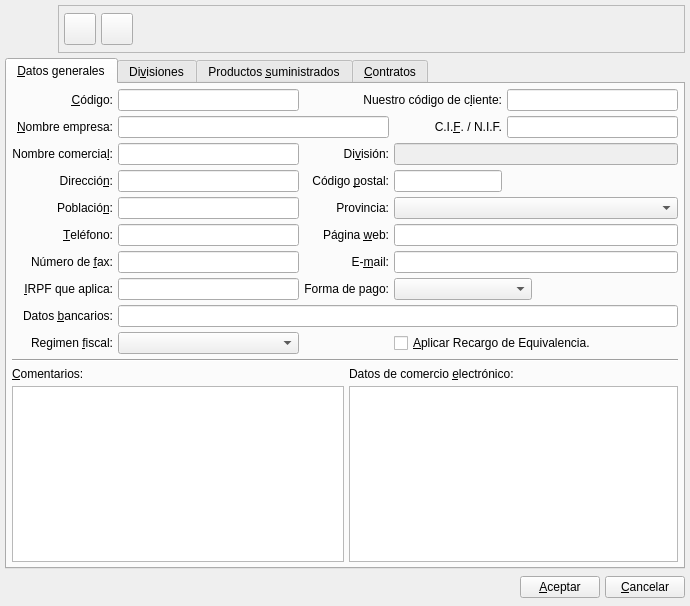
<ui version="4.0" >
 <author>Tomeu Borrar Riera</author>
 <class>ProveedorBase</class>
 <widget class="QWidget" name="ProveedorBase" >
  <property name="geometry" >
   <rect>
    <x>0</x>
    <y>0</y>
    <width>690</width>
    <height>606</height>
   </rect>
  </property>
  <property name="windowTitle" >
   <string>Proveedor</string>
  </property>
  <property name="windowIcon" >
   <iconset resource="../../../bulmages.qrc" >
    <normaloff>:/Images/supplier.svg</normaloff>:/Images/supplier.svg</iconset>
  </property>
  <layout class="QGridLayout" >
   <property name="margin" >
    <number>5</number>
   </property>
   <property name="spacing" >
    <number>5</number>
   </property>
   <item row="2" column="0" >
    <layout class="QHBoxLayout" >
     <property name="spacing" >
      <number>5</number>
     </property>
     <property name="margin" >
      <number>0</number>
     </property>
     <item>
      <spacer>
       <property name="orientation" >
        <enum>Qt::Horizontal</enum>
       </property>
       <property name="sizeHint" stdset="0" >
        <size>
         <width>481</width>
         <height>27</height>
        </size>
       </property>
      </spacer>
     </item>
     <item>
      <widget class="QPushButton" name="mui_aceptar" >
       <property name="text" >
        <string>&amp;Aceptar</string>
       </property>
      </widget>
     </item>
     <item>
      <widget class="QPushButton" name="mui_cancelar" >
       <property name="text" >
        <string>&amp;Cancelar</string>
       </property>
      </widget>
     </item>
    </layout>
   </item>
   <item row="1" column="0" >
    <widget class="QTabWidget" name="mui_tab" >
     <property name="currentIndex" >
      <number>0</number>
     </property>
     <widget class="QWidget" name="tab1" >
      <property name="geometry" >
       <rect>
        <x>0</x>
        <y>0</y>
        <width>676</width>
        <height>470</height>
       </rect>
      </property>
      <attribute name="title" >
       <string>&amp;Datos generales</string>
      </attribute>
      <layout class="QGridLayout" >
       <property name="margin" >
        <number>5</number>
       </property>
       <property name="spacing" >
        <number>5</number>
       </property>
       <item row="0" column="0" >
        <widget class="QLabel" name="textLabel2_10" >
         <property name="text" >
          <string>&amp;Código:</string>
         </property>
         <property name="alignment" >
          <set>Qt::AlignRight|Qt::AlignTrailing|Qt::AlignVCenter</set>
         </property>
         <property name="buddy" >
          <cstring>mui_codproveedor</cstring>
         </property>
        </widget>
       </item>
       <item row="0" column="1" >
        <widget class="QLineEdit" name="mui_codproveedor" />
       </item>
       <item row="0" column="2" colspan="3" >
        <widget class="QLabel" name="textLabel2_3" >
         <property name="text" >
          <string>Nuestro código de c&amp;liente:</string>
         </property>
         <property name="alignment" >
          <set>Qt::AlignRight|Qt::AlignTrailing|Qt::AlignVCenter</set>
         </property>
         <property name="buddy" >
          <cstring>mui_codicliproveedor</cstring>
         </property>
        </widget>
       </item>
       <item row="0" column="5" colspan="2" >
        <widget class="QLineEdit" name="mui_codicliproveedor" />
       </item>
       <item row="1" column="0" >
        <widget class="QLabel" name="textLabel2_2" >
         <property name="text" >
          <string>&amp;Nombre empresa:</string>
         </property>
         <property name="alignment" >
          <set>Qt::AlignRight|Qt::AlignTrailing|Qt::AlignVCenter</set>
         </property>
         <property name="buddy" >
          <cstring>mui_nomproveedor</cstring>
         </property>
        </widget>
       </item>
       <item row="1" column="1" colspan="3" >
        <widget class="QLineEdit" name="mui_nomproveedor" />
       </item>
       <item row="1" column="4" >
        <widget class="QLabel" name="textLabel2_5" >
         <property name="text" >
          <string>C.I.&amp;F. / N.I.F.</string>
         </property>
         <property name="alignment" >
          <set>Qt::AlignRight|Qt::AlignTrailing|Qt::AlignVCenter</set>
         </property>
         <property name="buddy" >
          <cstring>mui_cifproveedor</cstring>
         </property>
        </widget>
       </item>
       <item row="1" column="5" colspan="2" >
        <widget class="QLineEdit" name="mui_cifproveedor" >
         <property name="minimumSize" >
          <size>
           <width>100</width>
           <height>0</height>
          </size>
         </property>
        </widget>
       </item>
       <item row="2" column="0" >
        <widget class="QLabel" name="textLabel2_4" >
         <property name="text" >
          <string>Nombre comercia&amp;l:</string>
         </property>
         <property name="alignment" >
          <set>Qt::AlignRight|Qt::AlignTrailing|Qt::AlignVCenter</set>
         </property>
         <property name="buddy" >
          <cstring>mui_nomaltproveedor</cstring>
         </property>
        </widget>
       </item>
       <item row="2" column="1" >
        <widget class="QLineEdit" name="mui_nomaltproveedor" >
         <property name="minimumSize" >
          <size>
           <width>150</width>
           <height>0</height>
          </size>
         </property>
        </widget>
       </item>
       <item row="2" column="2" colspan="2" >
        <widget class="QLabel" name="textLabel2_2_2" >
         <property name="text" >
          <string>Di&amp;visión:</string>
         </property>
         <property name="alignment" >
          <set>Qt::AlignRight|Qt::AlignTrailing|Qt::AlignVCenter</set>
         </property>
         <property name="buddy" >
          <cstring>mui_iddivision</cstring>
         </property>
        </widget>
       </item>
       <item row="2" column="4" colspan="3" >
        <widget class="QLineEdit" name="mui_iddivision" >
         <property name="enabled" >
          <bool>false</bool>
         </property>
        </widget>
       </item>
       <item row="3" column="0" >
        <widget class="QLabel" name="textLabel2_6" >
         <property name="text" >
          <string>Direcció&amp;n:</string>
         </property>
         <property name="alignment" >
          <set>Qt::AlignRight|Qt::AlignTrailing|Qt::AlignVCenter</set>
         </property>
         <property name="buddy" >
          <cstring>mui_dirproveedor</cstring>
         </property>
        </widget>
       </item>
       <item row="3" column="1" >
        <widget class="QLineEdit" name="mui_dirproveedor" />
       </item>
       <item row="3" column="2" colspan="2" >
        <widget class="QLabel" name="textLabel2_7" >
         <property name="sizePolicy" >
          <sizepolicy vsizetype="Preferred" hsizetype="Preferred" >
           <horstretch>0</horstretch>
           <verstretch>0</verstretch>
          </sizepolicy>
         </property>
         <property name="text" >
          <string>Código &amp;postal:</string>
         </property>
         <property name="alignment" >
          <set>Qt::AlignRight|Qt::AlignTrailing|Qt::AlignVCenter</set>
         </property>
         <property name="buddy" >
          <cstring>mui_cpproveedor</cstring>
         </property>
        </widget>
       </item>
       <item row="3" column="4" >
        <widget class="QLineEdit" name="mui_cpproveedor" >
         <property name="sizePolicy" >
          <sizepolicy vsizetype="Fixed" hsizetype="Fixed" >
           <horstretch>0</horstretch>
           <verstretch>0</verstretch>
          </sizepolicy>
         </property>
        </widget>
       </item>
       <item row="3" column="5" colspan="2" >
        <spacer>
         <property name="orientation" >
          <enum>Qt::Horizontal</enum>
         </property>
         <property name="sizeHint" stdset="0" >
          <size>
           <width>171</width>
           <height>20</height>
          </size>
         </property>
        </spacer>
       </item>
       <item row="4" column="0" >
        <widget class="QLabel" name="textLabel2_9" >
         <property name="text" >
          <string>Població&amp;n:</string>
         </property>
         <property name="alignment" >
          <set>Qt::AlignRight|Qt::AlignTrailing|Qt::AlignVCenter</set>
         </property>
         <property name="buddy" >
          <cstring>mui_poblproveedor</cstring>
         </property>
        </widget>
       </item>
       <item row="4" column="1" >
        <widget class="QLineEdit" name="mui_poblproveedor" />
       </item>
       <item row="4" column="2" colspan="2" >
        <widget class="QLabel" name="textLabel2_9_2" >
         <property name="text" >
          <string>Provincia:</string>
         </property>
         <property name="alignment" >
          <set>Qt::AlignRight|Qt::AlignTrailing|Qt::AlignVCenter</set>
         </property>
        </widget>
       </item>
       <item row="4" column="4" colspan="3" >
        <widget class="QComboBox2" name="mui_idprovincia" />
       </item>
       <item row="5" column="0" >
        <widget class="QLabel" name="textLabel2_8" >
         <property name="text" >
          <string>&amp;Teléfono:</string>
         </property>
         <property name="alignment" >
          <set>Qt::AlignRight|Qt::AlignTrailing|Qt::AlignVCenter</set>
         </property>
         <property name="buddy" >
          <cstring>mui_telproveedor</cstring>
         </property>
        </widget>
       </item>
       <item row="5" column="1" >
        <widget class="QLineEdit" name="mui_telproveedor" />
       </item>
       <item row="5" column="2" colspan="2" >
        <widget class="QLabel" name="textLabel2_8_4" >
         <property name="text" >
          <string>Página &amp;web:</string>
         </property>
         <property name="alignment" >
          <set>Qt::AlignRight|Qt::AlignTrailing|Qt::AlignVCenter</set>
         </property>
         <property name="buddy" >
          <cstring>mui_urlproveedor</cstring>
         </property>
        </widget>
       </item>
       <item row="5" column="4" colspan="3" >
        <widget class="QLineEdit" name="mui_urlproveedor" />
       </item>
       <item row="6" column="0" >
        <widget class="QLabel" name="textLabel2_8_2" >
         <property name="text" >
          <string>Número de &amp;fax:</string>
         </property>
         <property name="alignment" >
          <set>Qt::AlignRight|Qt::AlignTrailing|Qt::AlignVCenter</set>
         </property>
         <property name="buddy" >
          <cstring>mui_faxproveedor</cstring>
         </property>
        </widget>
       </item>
       <item row="6" column="1" >
        <widget class="QLineEdit" name="mui_faxproveedor" />
       </item>
       <item row="6" column="2" colspan="2" >
        <widget class="QLabel" name="textLabel2_8_3" >
         <property name="text" >
          <string>E-&amp;mail:</string>
         </property>
         <property name="alignment" >
          <set>Qt::AlignRight|Qt::AlignTrailing|Qt::AlignVCenter</set>
         </property>
         <property name="buddy" >
          <cstring>mui_emailproveedor</cstring>
         </property>
        </widget>
       </item>
       <item row="6" column="4" colspan="3" >
        <widget class="QLineEdit" name="mui_emailproveedor" />
       </item>
       <item row="7" column="0" >
        <widget class="QLabel" name="textLabel2_8_8" >
         <property name="text" >
          <string>&amp;IRPF que aplica:</string>
         </property>
         <property name="alignment" >
          <set>Qt::AlignRight|Qt::AlignTrailing|Qt::AlignVCenter</set>
         </property>
         <property name="buddy" >
          <cstring>mui_irpfproveedor</cstring>
         </property>
        </widget>
       </item>
       <item row="7" column="1" >
        <widget class="QLineEdit" name="mui_irpfproveedor" />
       </item>
       <item row="7" column="2" colspan="2" >
        <widget class="QLabel" name="textLabel2_8_6" >
         <property name="text" >
          <string>Forma de pago:</string>
         </property>
         <property name="alignment" >
          <set>Qt::AlignRight|Qt::AlignTrailing|Qt::AlignVCenter</set>
         </property>
         <property name="buddy" >
          <cstring>mui_idforma_pago</cstring>
         </property>
        </widget>
       </item>
       <item row="7" column="4" colspan="2" >
        <widget class="BusquedaFormaPago" name="mui_idforma_pago" >
         <property name="minimumSize" >
          <size>
           <width>0</width>
           <height>0</height>
          </size>
         </property>
        </widget>
       </item>
       <item row="7" column="6" >
        <spacer>
         <property name="orientation" >
          <enum>Qt::Horizontal</enum>
         </property>
         <property name="sizeType" >
          <enum>QSizePolicy::Preferred</enum>
         </property>
         <property name="sizeHint" stdset="0" >
          <size>
           <width>141</width>
           <height>20</height>
          </size>
         </property>
        </spacer>
       </item>
       <item row="8" column="0" >
        <widget class="QLabel" name="textLabel2_4_3" >
         <property name="text" >
          <string>Datos &amp;bancarios:</string>
         </property>
         <property name="alignment" >
          <set>Qt::AlignRight|Qt::AlignTrailing|Qt::AlignVCenter</set>
         </property>
         <property name="buddy" >
          <cstring>mui_cbancproveedor</cstring>
         </property>
        </widget>
       </item>
       <item row="8" column="1" colspan="6" >
        <widget class="QLineEdit" name="mui_cbancproveedor" />
       </item>
       <item row="9" column="0" >
        <widget class="QLabel" name="textLabel2_8_7" >
         <property name="text" >
          <string>Regimen &amp;fiscal:</string>
         </property>
         <property name="alignment" >
          <set>Qt::AlignRight|Qt::AlignTrailing|Qt::AlignVCenter</set>
         </property>
         <property name="buddy" >
          <cstring>mui_regimenfiscalproveedor</cstring>
         </property>
        </widget>
       </item>
       <item row="9" column="1" >
        <widget class="BusquedaRegimenFiscal" name="mui_regimenfiscalproveedor" >
         <property name="minimumSize" >
          <size>
           <width>0</width>
           <height>0</height>
          </size>
         </property>
        </widget>
       </item>
       <item row="9" column="2" colspan="2" >
        <spacer>
         <property name="orientation" >
          <enum>Qt::Horizontal</enum>
         </property>
         <property name="sizeHint" stdset="0" >
          <size>
           <width>81</width>
           <height>20</height>
          </size>
         </property>
        </spacer>
       </item>
       <item row="9" column="4" colspan="3" >
        <widget class="QCheckBox" name="mui_recargoeqproveedor" >
         <property name="text" >
          <string>&amp;Aplicar Recargo de Equivalencia.</string>
         </property>
        </widget>
       </item>
       <item row="10" column="0" colspan="7" >
        <widget class="Line" name="line" >
         <property name="orientation" >
          <enum>Qt::Horizontal</enum>
         </property>
        </widget>
       </item>
       <item row="11" column="0" colspan="3" >
        <widget class="QLabel" name="textLabel2_4_2_2" >
         <property name="text" >
          <string>&amp;Comentarios:</string>
         </property>
         <property name="buddy" >
          <cstring>mui_comentproveedor</cstring>
         </property>
        </widget>
       </item>
       <item row="11" column="3" colspan="4" >
        <widget class="QLabel" name="textLabel2_4_2" >
         <property name="sizePolicy" >
          <sizepolicy vsizetype="Preferred" hsizetype="Fixed" >
           <horstretch>0</horstretch>
           <verstretch>0</verstretch>
          </sizepolicy>
         </property>
         <property name="maximumSize" >
          <size>
           <width>32766</width>
           <height>32767</height>
          </size>
         </property>
         <property name="text" >
          <string>Datos de comercio &amp;electrónico:</string>
         </property>
         <property name="buddy" >
          <cstring>mui_clavewebproveedor</cstring>
         </property>
        </widget>
       </item>
       <item row="12" column="0" colspan="3" >
        <widget class="QTextEdit" name="mui_comentproveedor" >
         <property name="sizePolicy" >
          <sizepolicy vsizetype="Preferred" hsizetype="Expanding" >
           <horstretch>0</horstretch>
           <verstretch>0</verstretch>
          </sizepolicy>
         </property>
         <property name="minimumSize" >
          <size>
           <width>50</width>
           <height>0</height>
          </size>
         </property>
         <property name="tabChangesFocus" >
          <bool>true</bool>
         </property>
         <property name="textInteractionFlags" >
          <set>Qt::TextEditorInteraction</set>
         </property>
        </widget>
       </item>
       <item row="12" column="3" colspan="4" >
        <widget class="QTextEdit" name="mui_clavewebproveedor" >
         <property name="sizePolicy" >
          <sizepolicy vsizetype="Preferred" hsizetype="Expanding" >
           <horstretch>0</horstretch>
           <verstretch>0</verstretch>
          </sizepolicy>
         </property>
         <property name="minimumSize" >
          <size>
           <width>0</width>
           <height>50</height>
          </size>
         </property>
         <property name="tabChangesFocus" >
          <bool>true</bool>
         </property>
        </widget>
       </item>
      </layout>
     </widget>
     <widget class="QWidget" name="tab6" >
      <property name="geometry" >
       <rect>
        <x>0</x>
        <y>0</y>
        <width>676</width>
        <height>476</height>
       </rect>
      </property>
      <attribute name="title" >
       <string>Di&amp;visiones</string>
      </attribute>
      <layout class="QVBoxLayout" >
       <property name="spacing" >
        <number>5</number>
       </property>
       <property name="margin" >
        <number>5</number>
       </property>
       <item>
        <layout class="QHBoxLayout" >
         <property name="spacing" >
          <number>0</number>
         </property>
         <property name="margin" >
          <number>0</number>
         </property>
         <item>
          <widget class="QToolButton" name="m_newdivision" >
           <property name="enabled" >
            <bool>true</bool>
           </property>
           <property name="text" >
            <string/>
           </property>
           <property name="icon" >
            <iconset>
             <normaloff>image7</normaloff>image7</iconset>
           </property>
          </widget>
         </item>
         <item>
          <widget class="QToolButton" name="toolButton1_2_2" >
           <property name="enabled" >
            <bool>true</bool>
           </property>
           <property name="text" >
            <string/>
           </property>
           <property name="icon" >
            <iconset>
             <normaloff>image8</normaloff>image8</iconset>
           </property>
          </widget>
         </item>
         <item>
          <widget class="QToolButton" name="toolButton1_3" >
           <property name="enabled" >
            <bool>true</bool>
           </property>
           <property name="text" >
            <string/>
           </property>
           <property name="icon" >
            <iconset>
             <normaloff>image9</normaloff>image9</iconset>
           </property>
          </widget>
         </item>
         <item>
          <widget class="QToolButton" name="toolButton1_3_2_2_2" >
           <property name="enabled" >
            <bool>true</bool>
           </property>
           <property name="text" >
            <string/>
           </property>
           <property name="icon" >
            <iconset>
             <normaloff>image10</normaloff>image10</iconset>
           </property>
          </widget>
         </item>
         <item>
          <widget class="QToolButton" name="toolButton1_3_2_2" >
           <property name="enabled" >
            <bool>true</bool>
           </property>
           <property name="text" >
            <string/>
           </property>
           <property name="icon" >
            <iconset>
             <normaloff>image11</normaloff>image11</iconset>
           </property>
          </widget>
         </item>
         <item>
          <spacer>
           <property name="orientation" >
            <enum>Qt::Horizontal</enum>
           </property>
           <property name="sizeType" >
            <enum>QSizePolicy::Expanding</enum>
           </property>
           <property name="sizeHint" stdset="0" >
            <size>
             <width>341</width>
             <height>21</height>
            </size>
           </property>
          </spacer>
         </item>
        </layout>
       </item>
      </layout>
     </widget>
     <widget class="QWidget" name="tab7" >
      <property name="geometry" >
       <rect>
        <x>0</x>
        <y>0</y>
        <width>676</width>
        <height>470</height>
       </rect>
      </property>
      <attribute name="title" >
       <string>Productos &amp;suministrados</string>
      </attribute>
      <layout class="QVBoxLayout" >
       <property name="spacing" >
        <number>5</number>
       </property>
       <property name="margin" >
        <number>5</number>
       </property>
       <item>
        <layout class="QHBoxLayout" >
         <property name="spacing" >
          <number>0</number>
         </property>
         <property name="margin" >
          <number>0</number>
         </property>
         <item>
          <widget class="QToolButton" name="toolButton1_4" >
           <property name="text" >
            <string/>
           </property>
           <property name="icon" >
            <iconset>
             <normaloff>image7</normaloff>image7</iconset>
           </property>
          </widget>
         </item>
         <item>
          <widget class="QToolButton" name="toolButton1_2_2_2" >
           <property name="text" >
            <string/>
           </property>
           <property name="icon" >
            <iconset>
             <normaloff>image12</normaloff>image12</iconset>
           </property>
          </widget>
         </item>
         <item>
          <widget class="QToolButton" name="toolButton1_3_2_2_2_2" >
           <property name="text" >
            <string/>
           </property>
           <property name="icon" >
            <iconset>
             <normaloff>image13</normaloff>image13</iconset>
           </property>
          </widget>
         </item>
         <item>
          <widget class="QToolButton" name="toolButton1_3_2_2_3" >
           <property name="text" >
            <string/>
           </property>
           <property name="icon" >
            <iconset>
             <normaloff>image14</normaloff>image14</iconset>
           </property>
          </widget>
         </item>
         <item>
          <spacer>
           <property name="orientation" >
            <enum>Qt::Horizontal</enum>
           </property>
           <property name="sizeType" >
            <enum>QSizePolicy::Expanding</enum>
           </property>
           <property name="sizeHint" stdset="0" >
            <size>
             <width>414</width>
             <height>21</height>
            </size>
           </property>
          </spacer>
         </item>
        </layout>
       </item>
      </layout>
     </widget>
     <widget class="QWidget" name="tab8" >
      <property name="geometry" >
       <rect>
        <x>0</x>
        <y>0</y>
        <width>676</width>
        <height>470</height>
       </rect>
      </property>
      <attribute name="title" >
       <string>&amp;Contratos</string>
      </attribute>
      <widget class="QWidget" name="layout79" >
       <property name="geometry" >
        <rect>
         <x>10</x>
         <y>10</y>
         <width>637</width>
         <height>34</height>
        </rect>
       </property>
       <layout class="QHBoxLayout" >
        <property name="spacing" >
         <number>0</number>
        </property>
        <property name="margin" >
         <number>0</number>
        </property>
        <item>
         <widget class="QToolButton" name="toolButton1_5" >
          <property name="enabled" >
           <bool>false</bool>
          </property>
          <property name="text" >
           <string/>
          </property>
          <property name="icon" >
           <iconset>
            <normaloff>image7</normaloff>image7</iconset>
          </property>
         </widget>
        </item>
        <item>
         <widget class="QToolButton" name="toolButton1_2_2_3" >
          <property name="enabled" >
           <bool>false</bool>
          </property>
          <property name="text" >
           <string/>
          </property>
          <property name="icon" >
           <iconset>
            <normaloff>image12</normaloff>image12</iconset>
          </property>
         </widget>
        </item>
        <item>
         <widget class="QToolButton" name="toolButton1_3_3" >
          <property name="enabled" >
           <bool>false</bool>
          </property>
          <property name="text" >
           <string/>
          </property>
          <property name="icon" >
           <iconset>
            <normaloff>image9</normaloff>image9</iconset>
          </property>
         </widget>
        </item>
        <item>
         <widget class="QToolButton" name="toolButton1_3_2_2_2_3" >
          <property name="enabled" >
           <bool>false</bool>
          </property>
          <property name="text" >
           <string/>
          </property>
          <property name="icon" >
           <iconset>
            <normaloff>image13</normaloff>image13</iconset>
          </property>
         </widget>
        </item>
        <item>
         <widget class="QToolButton" name="toolButton1_3_2_2_4" >
          <property name="enabled" >
           <bool>false</bool>
          </property>
          <property name="text" >
           <string/>
          </property>
          <property name="icon" >
           <iconset>
            <normaloff>image15</normaloff>image15</iconset>
          </property>
         </widget>
        </item>
        <item>
         <spacer>
          <property name="orientation" >
           <enum>Qt::Horizontal</enum>
          </property>
          <property name="sizeType" >
           <enum>QSizePolicy::Expanding</enum>
          </property>
          <property name="sizeHint" stdset="0" >
           <size>
            <width>321</width>
            <height>21</height>
           </size>
          </property>
         </spacer>
        </item>
        <item>
         <layout class="QHBoxLayout" >
          <property name="spacing" >
           <number>2</number>
          </property>
          <property name="margin" >
           <number>0</number>
          </property>
          <item>
           <widget class="QLabel" name="textLabel6" >
            <property name="text" >
             <string>Ver</string>
            </property>
           </widget>
          </item>
          <item>
           <widget class="QComboBox" name="comboBox3_2" >
            <property name="enabled" >
             <bool>false</bool>
            </property>
            <item>
             <property name="text" >
              <string>Vigentes</string>
             </property>
            </item>
            <item>
             <property name="text" >
              <string>Vencidos</string>
             </property>
            </item>
            <item>
             <property name="text" >
              <string>Todos</string>
             </property>
            </item>
           </widget>
          </item>
         </layout>
        </item>
       </layout>
      </widget>
      <widget class="QLabel" name="textLabel5" >
       <property name="geometry" >
        <rect>
         <x>10</x>
         <y>240</y>
         <width>281</width>
         <height>25</height>
        </rect>
       </property>
       <property name="font" >
        <font>
         <family>Sans Serif</family>
         <pointsize>15</pointsize>
         <weight>50</weight>
         <italic>false</italic>
         <bold>false</bold>
         <underline>false</underline>
         <strikeout>false</strikeout>
        </font>
       </property>
       <property name="text" >
        <string>Resumen por articulos</string>
       </property>
      </widget>
     </widget>
    </widget>
   </item>
   <item row="0" column="0" >
    <layout class="QHBoxLayout" >
     <property name="spacing" >
      <number>5</number>
     </property>
     <property name="margin" >
      <number>0</number>
     </property>
     <item>
      <widget class="QLabel" name="label" >
       <property name="minimumSize" >
        <size>
         <width>48</width>
         <height>48</height>
        </size>
       </property>
       <property name="maximumSize" >
        <size>
         <width>48</width>
         <height>48</height>
        </size>
       </property>
       <property name="text" >
        <string/>
       </property>
       <property name="pixmap" >
        <pixmap resource="../../../bulmages.qrc" >:/Images/supplier.svg</pixmap>
       </property>
       <property name="scaledContents" >
        <bool>true</bool>
       </property>
      </widget>
     </item>
     <item>
      <widget class="QFrame" name="frame" >
       <property name="frameShape" >
        <enum>QFrame::StyledPanel</enum>
       </property>
       <property name="frameShadow" >
        <enum>QFrame::Raised</enum>
       </property>
       <layout class="QHBoxLayout" >
        <property name="spacing" >
         <number>5</number>
        </property>
        <property name="margin" >
         <number>5</number>
        </property>
        <item>
         <widget class="QToolButton" name="mui_guardar" >
          <property name="enabled" >
           <bool>true</bool>
          </property>
          <property name="minimumSize" >
           <size>
            <width>32</width>
            <height>32</height>
           </size>
          </property>
          <property name="maximumSize" >
           <size>
            <width>32</width>
            <height>32</height>
           </size>
          </property>
          <property name="toolTip" >
           <string>Guardar proveedor</string>
          </property>
          <property name="whatsThis" >
           <string>Guardar proveedor</string>
          </property>
          <property name="text" >
           <string/>
          </property>
          <property name="icon" >
           <iconset resource="../../../bulmages.qrc" >
            <normaloff>:/Images/edit-save.svg</normaloff>:/Images/edit-save.svg</iconset>
          </property>
          <property name="iconSize" >
           <size>
            <width>32</width>
            <height>32</height>
           </size>
          </property>
          <property name="shortcut" >
           <string>Ctrl+S</string>
          </property>
         </widget>
        </item>
        <item>
         <widget class="QToolButton" name="mui_eliminar" >
          <property name="enabled" >
           <bool>true</bool>
          </property>
          <property name="minimumSize" >
           <size>
            <width>32</width>
            <height>32</height>
           </size>
          </property>
          <property name="maximumSize" >
           <size>
            <width>32</width>
            <height>32</height>
           </size>
          </property>
          <property name="toolTip" >
           <string>Borrar proveedor</string>
          </property>
          <property name="whatsThis" >
           <string>Borrar proveedor</string>
          </property>
          <property name="text" >
           <string/>
          </property>
          <property name="icon" >
           <iconset resource="../../../bulmages.qrc" >
            <normaloff>:/Images/edit-delete.svg</normaloff>:/Images/edit-delete.svg</iconset>
          </property>
          <property name="iconSize" >
           <size>
            <width>32</width>
            <height>32</height>
           </size>
          </property>
         </widget>
        </item>
        <item>
         <spacer>
          <property name="orientation" >
           <enum>Qt::Horizontal</enum>
          </property>
          <property name="sizeType" >
           <enum>QSizePolicy::Expanding</enum>
          </property>
          <property name="sizeHint" stdset="0" >
           <size>
            <width>451</width>
            <height>20</height>
           </size>
          </property>
         </spacer>
        </item>
       </layout>
      </widget>
     </item>
    </layout>
   </item>
  </layout>
 </widget>
 <layoutdefault spacing="2" margin="2" />
 <customwidgets>
  <customwidget>
   <class>BusquedaRegimenFiscal</class>
   <extends>QComboBox</extends>
   <header>busquedaregimenfiscal.h</header>
  </customwidget>
  <customwidget>
   <class>BusquedaFormaPago</class>
   <extends>QComboBox</extends>
   <header>busquedaformapago.h</header>
  </customwidget>
  <customwidget>
   <class>QComboBox2</class>
   <extends>QComboBox</extends>
   <header>qcombobox2.h</header>
  </customwidget>
 </customwidgets>
 <tabstops>
  <tabstop>mui_guardar</tabstop>
  <tabstop>mui_eliminar</tabstop>
  <tabstop>mui_tab</tabstop>
  <tabstop>mui_codproveedor</tabstop>
  <tabstop>mui_codicliproveedor</tabstop>
  <tabstop>mui_nomproveedor</tabstop>
  <tabstop>mui_cifproveedor</tabstop>
  <tabstop>mui_nomaltproveedor</tabstop>
  <tabstop>mui_iddivision</tabstop>
  <tabstop>mui_dirproveedor</tabstop>
  <tabstop>mui_cpproveedor</tabstop>
  <tabstop>mui_poblproveedor</tabstop>
  <tabstop>mui_idprovincia</tabstop>
  <tabstop>mui_telproveedor</tabstop>
  <tabstop>mui_urlproveedor</tabstop>
  <tabstop>mui_faxproveedor</tabstop>
  <tabstop>mui_emailproveedor</tabstop>
  <tabstop>mui_irpfproveedor</tabstop>
  <tabstop>mui_idforma_pago</tabstop>
  <tabstop>mui_cbancproveedor</tabstop>
  <tabstop>mui_regimenfiscalproveedor</tabstop>
  <tabstop>mui_recargoeqproveedor</tabstop>
  <tabstop>mui_comentproveedor</tabstop>
  <tabstop>mui_clavewebproveedor</tabstop>
  <tabstop>mui_aceptar</tabstop>
  <tabstop>mui_cancelar</tabstop>
  <tabstop>toolButton1_3_2_2</tabstop>
  <tabstop>toolButton1_4</tabstop>
  <tabstop>toolButton1_2_2_2</tabstop>
  <tabstop>toolButton1_3_2_2_2_2</tabstop>
  <tabstop>toolButton1_3_2_2_3</tabstop>
  <tabstop>toolButton1_5</tabstop>
  <tabstop>toolButton1_2_2_3</tabstop>
  <tabstop>toolButton1_3_3</tabstop>
  <tabstop>toolButton1_3_2_2_2_3</tabstop>
  <tabstop>toolButton1_3_2_2_4</tabstop>
  <tabstop>comboBox3_2</tabstop>
  <tabstop>toolButton1_3</tabstop>
  <tabstop>toolButton1_2_2</tabstop>
  <tabstop>m_newdivision</tabstop>
  <tabstop>toolButton1_3_2_2_2</tabstop>
 </tabstops>
 <resources>
  <include location="../../../bulmages.qrc" />
 </resources>
 <connections/>
</ui>
